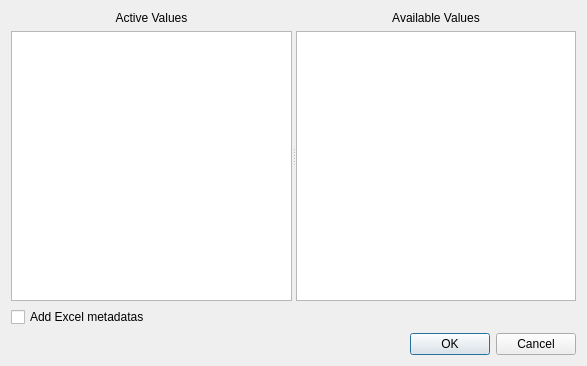
<?xml version="1.0" encoding="UTF-8"?>
<ui version="4.0">
 <class>CsvExportOptions</class>
 <widget class="QDialog" name="CsvExportOptions">
  <property name="geometry">
   <rect>
    <x>0</x>
    <y>0</y>
    <width>587</width>
    <height>366</height>
   </rect>
  </property>
  <property name="windowTitle">
   <string>Options d'export csv</string>
  </property>
  <layout class="QVBoxLayout" name="verticalLayout_3">
   <item>
    <widget class="QSplitter" name="splitter">
     <property name="orientation">
      <enum>Qt::Horizontal</enum>
     </property>
     <widget class="QWidget" name="layoutWidget0">
      <layout class="QVBoxLayout" name="verticalLayout">
       <item>
        <widget class="QLabel" name="label">
         <property name="text">
          <string>Active Values</string>
         </property>
         <property name="alignment">
          <set>Qt::AlignCenter</set>
         </property>
        </widget>
       </item>
       <item>
        <widget class="QListWidget" name="lstDTSelected">
         <property name="dragEnabled">
          <bool>true</bool>
         </property>
         <property name="dragDropMode">
          <enum>QAbstractItemView::InternalMove</enum>
         </property>
        </widget>
       </item>
      </layout>
     </widget>
     <widget class="QWidget" name="layoutWidget1">
      <layout class="QVBoxLayout" name="verticalLayout_2">
       <item>
        <widget class="QLabel" name="label_2">
         <property name="text">
          <string>Available Values</string>
         </property>
         <property name="alignment">
          <set>Qt::AlignCenter</set>
         </property>
        </widget>
       </item>
       <item>
        <widget class="QListWidget" name="lstDTAvailable">
         <property name="sortingEnabled">
          <bool>true</bool>
         </property>
        </widget>
       </item>
      </layout>
     </widget>
    </widget>
   </item>
   <item>
    <widget class="QCheckBox" name="addExcelMetadata">
      <property name="text">
       <string>Add Excel metadatas</string>
      </property>
    </widget>
   </item>
   <item>
    <widget class="QDialogButtonBox" name="buttonBox">
     <property name="orientation">
      <enum>Qt::Horizontal</enum>
     </property>
     <property name="standardButtons">
      <set>QDialogButtonBox::Cancel|QDialogButtonBox::Ok</set>
     </property>
    </widget>
   </item>
  </layout>
 </widget>
 <resources/>
 <connections>
  <connection>
   <sender>buttonBox</sender>
   <signal>accepted()</signal>
   <receiver>CsvExportOptions</receiver>
   <slot>accept()</slot>
   <hints>
    <hint type="sourcelabel">
     <x>248</x>
     <y>254</y>
    </hint>
    <hint type="destinationlabel">
     <x>157</x>
     <y>274</y>
    </hint>
   </hints>
  </connection>
  <connection>
   <sender>buttonBox</sender>
   <signal>rejected()</signal>
   <receiver>CsvExportOptions</receiver>
   <slot>reject()</slot>
   <hints>
    <hint type="sourcelabel">
     <x>316</x>
     <y>260</y>
    </hint>
    <hint type="destinationlabel">
     <x>286</x>
     <y>274</y>
    </hint>
   </hints>
  </connection>
 </connections>
</ui>
